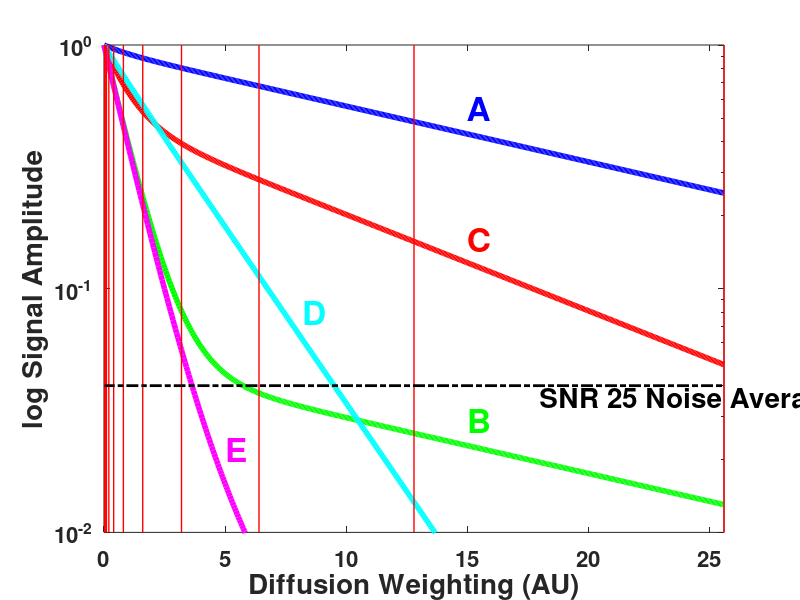

The MATLAB script that drew this image:
% Chap2PlotFiveSignals.m
% MATLAB file for plotting five signals in PhD thesis by Ned Charles available here http://hdl.handle.net/2123/16060
function Chap2PlotFiveSignals()

% This function is for creating a log-lin plot of the range of signals that will be tested
BValueArray = [0.025, 0.05, 0.1, 0.2, 0.4, 0.8, 1.6, 3.2, 6.4, 12.8, 25.6]; % from the PLOS ONE paper + 30
BPlotValues = 0:0.05:25.6;
BDim = length(BValueArray);
ADC1 = 1.0;

% Biexp signal A is near minimum value (top left)
AmpA1 = 0.05;  AmpA2 = 0.95;
ADCA2 = ADC1/19.;
DecaySignalA = AmpA1.*exp(-ADC1.*BPlotValues) + AmpA2.*exp(-ADCA2.*BPlotValues);

% Biexp signal B (top right)
AmpB1 = 0.95;  AmpB2 = 0.05;
ADCB2 = ADC1/19.;
DecaySignalB = AmpB1.*exp(-ADC1.*BPlotValues) + AmpB2.*exp(-ADCB2.*BPlotValues);

% Biexp signal C (center)
AmpC1 = 0.5;  AmpC2 = 0.5;
ADCC2 = ADC1/11.;
DecaySignalC = AmpC1.*exp(-ADC1.*BPlotValues) + AmpC2.*exp(-ADCC2.*BPlotValues);

% Biexp signal D (bottom left)
AmpD1 = 0.05;  AmpD2 = 0.95;
ADCD2 = ADC1/3.;
DecaySignalD = AmpD1.*exp(-ADC1.*BPlotValues) + AmpD2.*exp(-ADCD2.*BPlotValues);

% Biexp signal E is near maximum value (bottom right)
AmpE1 = 0.95;  AmpE2 = 0.05;
ADCE2 = ADC1/3.;
DecaySignalE = AmpE1.*exp(-ADC1.*BPlotValues) + AmpE2.*exp(-ADCE2.*BPlotValues);

% Plot these signals
figure('Position', [50,0,1000,1000]);
semilogy(BPlotValues,DecaySignalA,'LineWidth',4,'Color','b');ylim([0.01 1]);xlim([0 25.6]); hold on;
semilogy(BPlotValues,DecaySignalB,'LineWidth',4,'Color','g');
semilogy(BPlotValues,DecaySignalC,'LineWidth',4,'Color','r'); 
semilogy(BPlotValues,DecaySignalD,'LineWidth',4,'Color','c');
semilogy(BPlotValues,DecaySignalE,'LineWidth',4,'Color','m');

set(gca,'FontSize',16, 'FontWeight', 'bold');
xlabel('Diffusion Weighting (AU)', 'fontsize', 20, 'fontweight', 'bold');
ylabel('log Signal Amplitude', 'fontsize', 20, 'fontweight', 'bold');

% Add the thin b value lines
YRepValues = 0.01:0.005:1;
for i = 1:BDim
    semilogy([BValueArray(i), BValueArray(i)], [0.01, 1], 'LineWidth',1,'Color','r');
end

% Plot the SNR noise level
semilogy(BValueArray,repmat(0.04, 1, BDim),'LineWidth',2,'Color','k', 'LineStyle', '-.');

%%%%%%%%%%%%%%%%%%%%%%%%%%%%%%%%%%%%%%%%%%%%%%%%%%%%%%%%%%%%%%%%%%%%%%%%%%%%%%%%%%%%%%%%%%%%%%%%%%%%%%%%%%%%%%%%%%%%%%%%%%%%%
% Add some text explanation for all added labels/points
% text(15,0.6,'Minimum Decay Value','Color','b','FontSize',18);
% text(3,0.1,'Maximum Decay Value','Color','b','FontSize',18);
text(18,0.035,'SNR 25 Noise Average','Color','k','FontSize',20 , 'FontWeight', 'bold');
text(15,0.55,'A','Color','b','FontSize',24, 'FontWeight', 'bold');
text(15,0.0288,'B','Color','g','FontSize',24, 'FontWeight', 'bold');
text(15,0.16,'C','Color','r','FontSize',24, 'FontWeight', 'bold');
text(8.2,0.08,'D','Color','c','FontSize',24, 'FontWeight', 'bold');
text(5,0.022,'E','Color','m','FontSize',24, 'FontWeight', 'bold');
